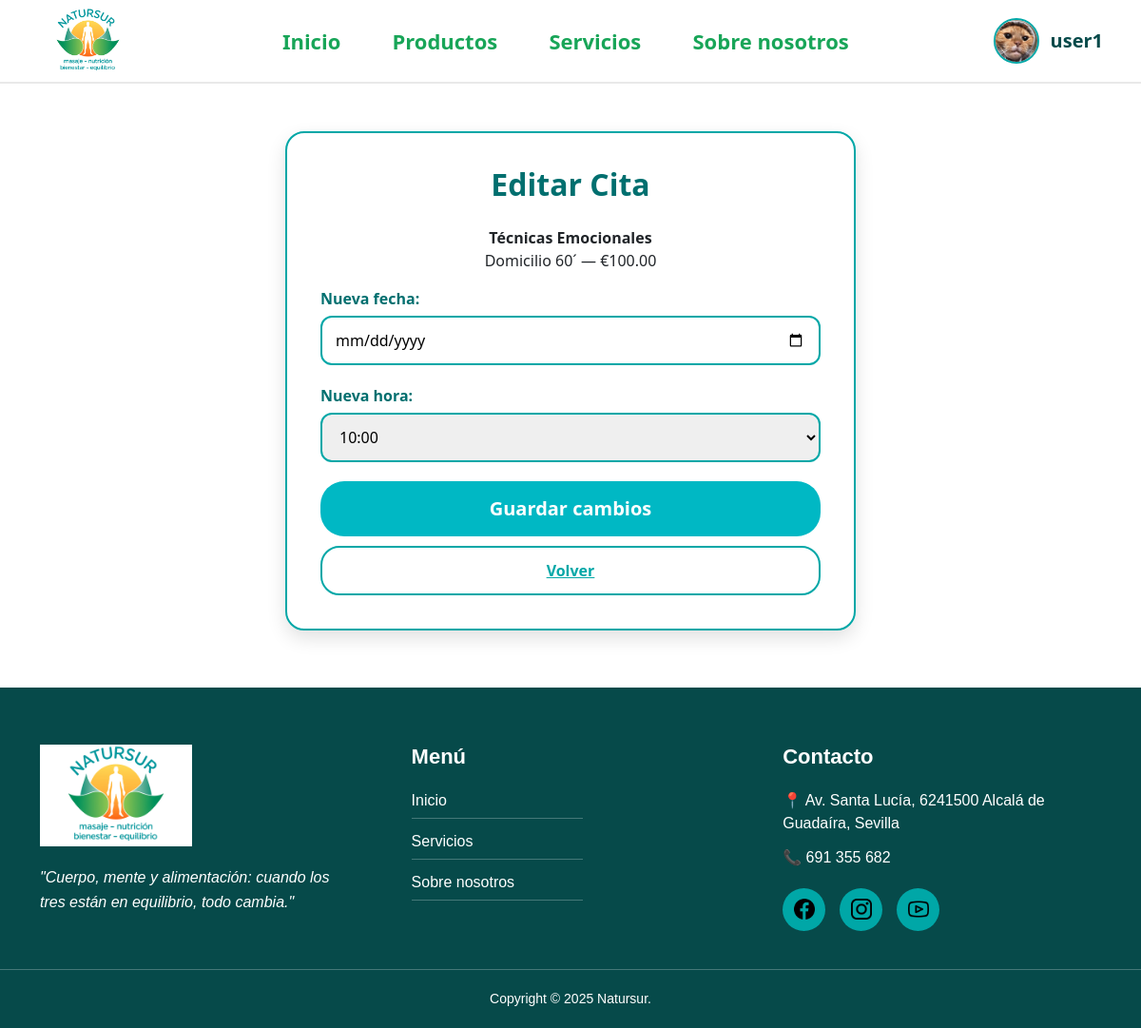
The app's page /citas/1/editar/ (signed in) with its own data.
### main/models.py (models this page shows, shortened)
class User(models.Model):
    django_user = models.OneToOneField(DjangoUser, on_delete=models.CASCADE, related_name="profile")
    first_name = models.CharField(max_length=30)
    last_name = models.CharField(max_length=30)
    direccion = models.CharField(max_length=255)
    postal_code = models.CharField(max_length=20)
    age = models.PositiveIntegerField()
    telephone_number = models.CharField(max_length=20)
    image = models.ImageField(upload_to='users/', blank=True, null=True)

class Cita(models.Model):
    user = models.ForeignKey(User, on_delete=models.CASCADE, related_name="citas")
    service = models.ForeignKey(Service, on_delete=models.CASCADE)
    tarifa = models.ForeignKey(Tarifa, on_delete=models.CASCADE)
    date = models.DateField()
    time = models.TimeField()
    estado = models.CharField(
        max_length=20,
        choices=[
            ("activa", "Activa"),
            ("cancelada", "Cancelada"),
            ("modificada", "Modificada"),
        ],
        default="activa"
    )

class Service(models.Model):
    title = models.CharField(max_length=255)
    subtitle = models.CharField(max_length=255)
    description = models.TextField()
    image = models.ImageField(upload_to='services/')
    imagen_der = models.BooleanField(default=True)

class Tarifa(models.Model):
    service = models.ForeignKey(Service, on_delete=models.CASCADE, related_name="tarifas")
    title = models.CharField(max_length=255)
    price = models.DecimalField(max_digits=10, decimal_places=2)
    description = models.TextField(blank=True)

### main/views.py (the view)
# urls.py: path("citas/<int:cita_id>/editar/", views.editar_cita, name="editar_cita"),
@login_required
def editar_cita(request, cita_id):
    cita = get_object_or_404(Cita, id=cita_id, user=request.user.profile)
    if request.method == "POST":
        cita.date = request.POST.get("fecha")
        cita.time = request.POST.get("hora")
        cita.save()
        return redirect("citas_list")
    return render(request, "citas/editar.html", {"cita": cita})

### main/templates/citas/editar.html (shortened to what this page needs)
{% extends "base.html" %}
{% load static %}
{% block content %}
<div class="editar-wrapper">
    <h2 class="editar-title">Editar Cita</h2>
    <p class="text-center mb-3">
        <strong>{{ cita.service.title }}</strong><br>
        {{ cita.tarifa.title }} — €{{ cita.tarifa.price }}
    </p>
    <form method="POST">
        <label class="label">Nueva fecha:</label>
        <input type="date" name="fecha" class="input-box" value="{{ cita.date }}" required>
        <label class="label">Nueva hora:</label>
        <select name="hora" class="input-box" required>
            <option value="10:00" {% if cita.time == "10:00" %}selected{% endif %}>10:00</option>
        </select>
        <button class="btn-guardar">Guardar cambios</button>
    </form>
    <a href="/citas/" class="btn-volver">Volver</a>
</div>
{% endblock %}

### main/templates/base.html (shortened to what this page needs)
<!DOCTYPE html>
<html lang="es">
<head>
    {% load static %}
    <link rel="stylesheet" href="https://cdnjs.cloudflare.com/ajax/libs/bootstrap/5.3.2/css/bootstrap.min.css">
</head>
<body>
{% load static %}
<header class="main-header">
    <div class="header-left">
        <img src="{% static 'natursur_icon.png' %}" class="logo-small">
    </div>
    <nav class="header-center">
        <a href="/">Inicio</a>
        <a href="/productos/">Productos</a>
        <a href="/servicios/">Servicios</a>
        <a href="/sobre-nosotros/">Sobre nosotros</a>
    </nav>
    <div class="header-right">
        {% if request.user.is_authenticated %}
        <div class="user-dropdown">
            <div class="user-info">
                {% if request.user.profile.image %}
                    <img src="{{ request.user.profile.image.url }}" class="user-avatar">
                {% else %}
                    <img src="{% static 'default_user.png' %}" class="user-avatar">
                {% endif %}
                <span class="user-name">{{ request.user.username }}</span>
            </div>
        </div>
        {% else %}
            <a href="/login/" class="btn-login-pro">Acceder</a>
            <a href="/register/" class="signup-link">Crear cuenta</a>
        {% endif %}
    </div>
</header>
{% block content %}
{% endblock %}
<footer class="main-footer">
    <div class="footer-content container">
        <div class="footer-col">
            <img src="{% static 'natursur_icon.png' %}" class="footer-logo">
            <p class="footer-quote">
                "Cuerpo, mente y alimentación: cuando los tres están en equilibrio, todo cambia."
            </p>
        </div>
        <div class="footer-col">
            <h3 class="footer-title">Menú</h3>
            <ul class="footer-menu">
                <li><a href="/">Inicio</a></li>
                <li><a href="/servicios/">Servicios</a></li>
                <li><a href="/sobre-nosotros/">Sobre nosotros</a></li>
            </ul>
        </div>
        <div class="footer-col">
            <h3 class="footer-title">Contacto</h3>
            <p class="footer-info">📍 Av. Santa Lucía, 6241500 Alcalá de Guadaíra, Sevilla</p>
            <p class="footer-info">📞 691 355 682</p>
            <div class="footer-socials">
                <a href="https://www.facebook.com/natursur" target="_blank">
                    <div class="social-icon">
                        <img src="{% static 'icons/facebook.png' %}">
                    </div>
                </a>
                <a href="https://www.instagram.com/yosoyescalona/?hl=es" target="_blank">
                    <div class="social-icon">
                        <img src="{% static 'icons/instagram.png' %}">
                    </div>
                </a>
                <a href="https://www.youtube.com/@natursur" target="_blank">
                    <div class="social-icon">
                        <img src="{% static 'icons/youtube.png' %}">
                    </div>
                </a>
            </div>
        </div>
    </div>
    <div class="footer-bottom">
        Copyright © 2025 Natursur.
    </div>
</footer>
</body>
</html>

### main/templates/base.html (style rules this page uses)
.main-header { display: flex; justify-content: space-between; align-items: center; padding: 8px 40px; border-bottom: 2px solid #e9e9e9; background: white; }
.logo-small { height: 70px; width: auto; }
.header-center a { margin: 0 25px; font-size: 22px; font-weight: 600; color: #18A558; text-decoration: none; }
.header-right { display: flex; align-items: center; gap: 14px; }
.user-info { display: flex; align-items: center; gap: 12px; cursor: pointer; }
.user-avatar { width: 48px; height: 48px; border-radius: 50%; object-fit: cover; border: 2px solid #02A8A8; }
.user-name { font-size: 20px; color: #064A4A; font-weight: 600; }
.user-dropdown { position: relative; display: inline-block; }
.main-footer { background: #064A4A; color: white; padding: 60px 0 20px; margin-top: 60px; font-family: Arial, sans-serif; }
.footer-content { display: flex; justify-content: space-between; flex-wrap: wrap; gap: 30px; }
.footer-col { width: 30%; min-width: 250px; }
.footer-logo { width: 160px; margin-bottom: 20px; }
.footer-quote { font-style: italic; font-size: 16px; line-height: 1.6; }
.footer-title { font-size: 22px; margin-bottom: 20px; font-weight: bold; }
.footer-menu { list-style: none; padding: 0; }
.footer-menu li { margin-bottom: 12px; border-bottom: 1px solid rgba(255,255,255,0.25); padding-bottom: 6px; width: 180px; }
.footer-menu a { color: white; text-decoration: none; font-size: 16px; }
.footer-info { margin-bottom: 12px; font-size: 16px; }
.footer-socials { display: flex; gap: 15px; margin-top: 20px; }
.social-icon { width: 45px; height: 45px; border-radius: 50%; background: #00A7A7; display: flex; justify-content: center; align-items: center; }
.social-icon img { width: 22px !important; height: 22px !important; object-fit: contain; }
.footer-bottom { margin-top: 40px; text-align: center; padding-top: 20px; font-size: 14px; border-top: 1px solid rgba(255,255,255,0.25); }

### main/templates/citas/editar.html (style rules this page uses)
.editar-wrapper { max-width: 600px; margin: 50px auto; background: white; padding: 35px; border-radius: 20px; border: 2px solid #00a7a7; box-shadow: 0 8px 20px rgba(0,0,0,0.12); }
.editar-title { text-align: center; font-size: 32px; font-weight: bold; color: #006f6f; margin-bottom: 25px; }
.label { font-weight: bold; color: #006f6f; margin-bottom: 6px; display: block; }
.input-box { width: 100%; padding: 12px 14px; border: 2px solid #00a7a7; border-radius: 12px; font-size: 16px; margin-bottom: 20px; }
.btn-guardar { width: 100%; padding: 14px; background: #00b8c4; color: white; border: none; border-radius: 25px; font-size: 20px; font-weight: bold; transition: 0.2s; }
.btn-volver { width: 100%; padding: 12px; margin-top: 10px; background: white; border: 2px solid #00a7a7; color: #00a7a7; border-radius: 20px; font-weight: bold; text-align: center; display: block; }

### records on screen
Cita: service "Técnicas Emocionales", tarifa "Domicilio 60´", tarifa.price "100.00"

### other values on screen
{{ request.user.username }} "user1"
